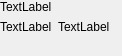
<?xml version="1.0" encoding="UTF-8"?>
<ui version="4.0">
 <class>McrPointInfo</class>
 <widget class="QWidget" name="McrPointInfo">
  <property name="geometry">
   <rect>
    <x>0</x>
    <y>0</y>
    <width>122</width>
    <height>56</height>
   </rect>
  </property>
  <property name="windowTitle">
   <string>Form</string>
  </property>
  <property name="autoFillBackground">
   <bool>false</bool>
  </property>
  <property name="styleSheet">
   <string notr="true"/>
  </property>
  <layout class="QFormLayout" name="formLayout">
   <property name="leftMargin">
    <number>0</number>
   </property>
   <property name="topMargin">
    <number>0</number>
   </property>
   <property name="rightMargin">
    <number>0</number>
   </property>
   <property name="bottomMargin">
    <number>0</number>
   </property>
   <item row="0" column="0">
    <widget class="QLabel" name="titleLabel">
     <property name="text">
      <string>TextLabel</string>
     </property>
    </widget>
   </item>
   <item row="1" column="0">
    <widget class="QLabel" name="sampleLabel">
     <property name="text">
      <string>TextLabel</string>
     </property>
    </widget>
   </item>
   <item row="1" column="1">
    <widget class="QLabel" name="componentLabel">
     <property name="text">
      <string>TextLabel</string>
     </property>
    </widget>
   </item>
  </layout>
 </widget>
 <resources/>
 <connections/>
</ui>
